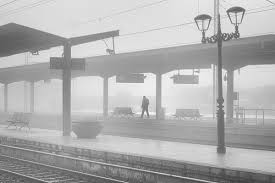
#> input picture garbage/Practice1/img1.jpg, 275 x 183 px
$ python temp1.py
#> lines starting #> are read from the running program, lines starting #| are printed output that depends on the picture
### garbage/Practice1/my_linealT.py
#!/usr/bin/env python3
import numpy as np

# [8 lines left out: function my_linealTrozos, not called in this run]

def my_gamma(image,gamma):
#> called with gamma = 2
    Im_ga = np.double(image)
    Im2 = Im_ga**gamma #gamma image
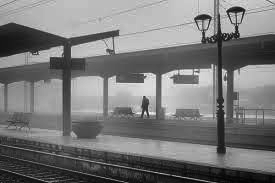
#> Im2: shape (183, 275) float64; min 3481, max 65025, mean 32702.5; drawn with min black and max white
    Im2 = np.uint8(255*Im2/Im2.max())
    return Im2

# [22 lines left out: functions my_hist, my_equal, not called in this run]

### garbage/Practice1/temp1.py
# -*- coding: utf-8 -*-
"""
Spyder Editor

This is a temporary script file.
"""

from PIL import Image
import numpy as np
import matplotlib.pyplot as plt
import sys
sys.path.append('D:\Computer Vision Repository')
import my_linealT as trans

Im_g = Image.open('img1.jpg').convert('L')
Im_ga = np.array(Im_g)
Im2 = trans.my_gamma(Im_ga,2)

plt.gray()
plt.imshow(np.uint8(Im_ga))
plt.axis("off")

plt.figure()
plt.gray()
plt.imshow(Im2)
plt.axis("off")

$ run again, with garbage/Practice1/img2.jpg copied over garbage/Practice1/img1.jpg
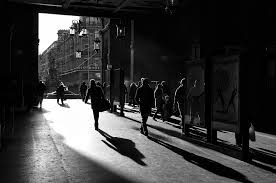
#> input picture garbage/Practice1/img2.jpg, 276 x 183 px
#> in my_gamma, `Im2 = Im_ga**gamma`:
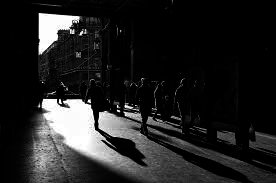
#> Im2: shape (183, 276) float64; min 0, max 65025, mean 8825.7; drawn with min black and max white
